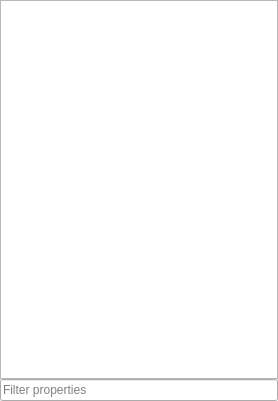
<?xml version="1.0" encoding="UTF-8"?>
<ui version="4.0">
 <class>ItemPropertiesWidget</class>
 <widget class="QFrame" name="ItemPropertiesWidget">
  <property name="geometry">
   <rect>
    <x>0</x>
    <y>0</y>
    <width>278</width>
    <height>401</height>
   </rect>
  </property>
  <property name="windowTitle">
   <string>Frame</string>
  </property>
  <property name="lineWidth">
   <number>0</number>
  </property>
  <layout class="QVBoxLayout" name="verticalLayout">
   <property name="spacing">
    <number>0</number>
   </property>
   <property name="leftMargin">
    <number>0</number>
   </property>
   <property name="topMargin">
    <number>0</number>
   </property>
   <property name="rightMargin">
    <number>0</number>
   </property>
   <property name="bottomMargin">
    <number>0</number>
   </property>
   <item>
    <widget class="QTableView" name="tableView">
     <property name="selectionBehavior">
      <enum>QAbstractItemView::SelectRows</enum>
     </property>
     <property name="sortingEnabled">
      <bool>true</bool>
     </property>
     <attribute name="horizontalHeaderShowSortIndicator" stdset="0">
      <bool>true</bool>
     </attribute>
     <attribute name="horizontalHeaderStretchLastSection">
      <bool>true</bool>
     </attribute>
     <attribute name="verticalHeaderVisible">
      <bool>false</bool>
     </attribute>
     <attribute name="verticalHeaderDefaultSectionSize">
      <number>24</number>
     </attribute>
    </widget>
   </item>
   <item>
    <widget class="QLineEdit" name="edtFilter">
     <property name="placeholderText">
      <string>Filter properties</string>
     </property>
    </widget>
   </item>
  </layout>
 </widget>
 <resources/>
 <connections/>
</ui>
